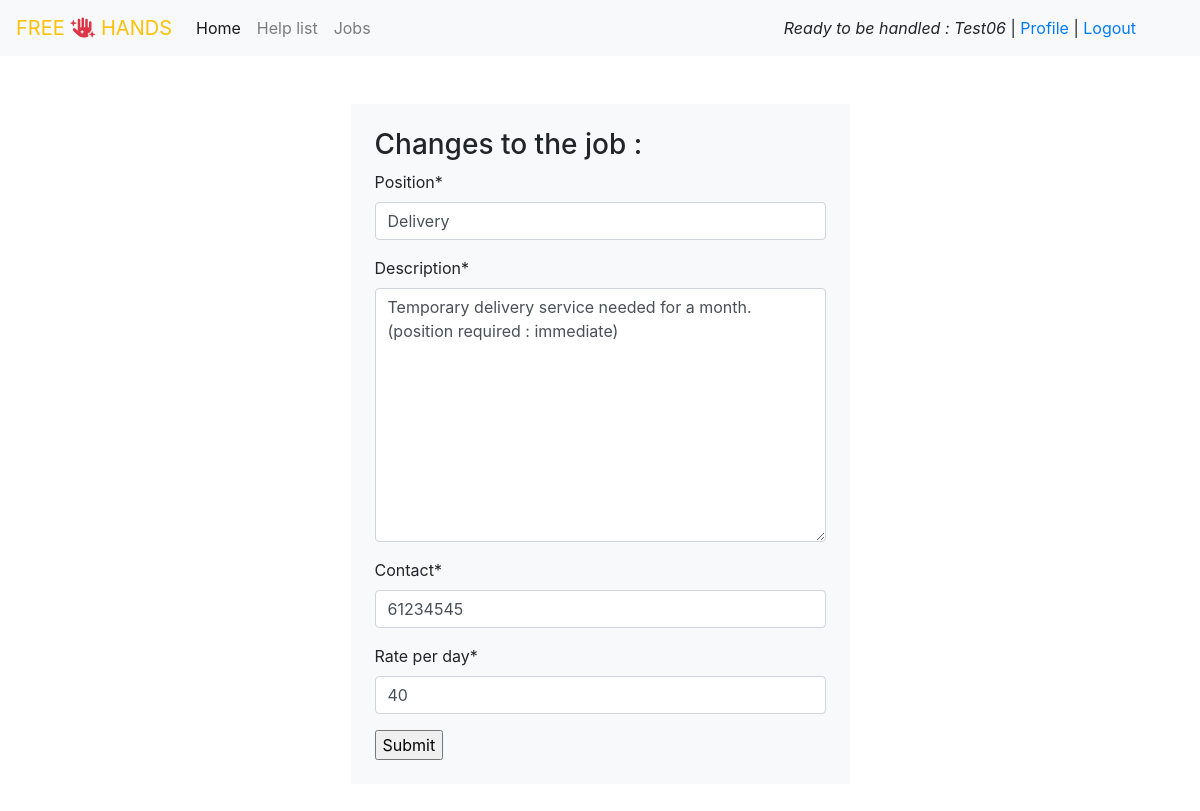
Page /tasks/edit_job/2/ (signed in) on the committed database.
### accounts/models.py (models this page shows)
class MyUser(AbstractUser):
    pass

### tasks/models.py (models this page shows, shortened)
class Job_detail (models.Model):
    user = models.ForeignKey(
        MyUser, on_delete=models.CASCADE,
        null= False,
        blank = False
        )
    position = models.CharField(
        max_length = 32,
        blank = False,
        )
    description = models.TextField(
        max_length = 256,
        blank = False,
        )
    contact = models.IntegerField (
        blank = False,
        )
    rate_per_day = models.IntegerField(
        blank = False,
        default = 20
        )

### tasks/views.py (the view)
# urls.py: path('edit_job/<id>/', edit_job, name='edit_job'),
@login_required
def edit_job(request,id):
    selected_job = get_object_or_404(Job_detail, pk=id)
    if request.method == "POST":
        form = Job_form(request.POST, request.FILES, instance=selected_job)
        if form.is_valid():
            form.user = request.user
            form.save()
            return redirect(profile)
    else:
        form = Job_form(instance=selected_job)
        return render(request, 'edit_job.html',{
            'form':form,
            'data':selected_job,
            'id': id,
        })

### tasks/forms.py
class Job_form(forms.ModelForm):
    class Meta:
        model = Job_detail
        fields = (
            'position',
            'description',
            'contact',
            'rate_per_day',
        )

### tasks/templates/edit_job.html (shortened to what this page needs)
{% extends 'base.html' %}
{% load crispy_forms_tags %}
{% block content %}
<section class='p-5 d-flex justify-content-center align-items-center'>
  <div class='bg-light p-4'>
    <h3>Changes to the job : </h3>
    <form method='POST'>
        {{ form|crispy }}
        <input type="submit">
    </form>
  </div>
</section>
{% endblock %}

### templates/base.html (shortened to what this page needs)
{% load static %}
<!doctype html>
<html lang="en">
<head>
  <link rel="stylesheet" href="https://stackpath.bootstrapcdn.com/bootstrap/4.4.1/css/bootstrap.min.css">
  <link rel="stylesheet" href="{% static 'style.css' %}" type="text/css" />
</head>
<body>
  <nav class="navbar navbar-expand-lg navbar-light bg-light">
    <a class="navbar-brand" href="{% url 'index' %}"><span class='text-warning'>FREE
    <i class="fas fa-hand-sparkles text-danger"></i>
    HANDS</span></a>
    <div class="collapse navbar-collapse" id="navbarSupportedContent">
      <ul class="navbar-nav mr-auto">
        <li class="nav-item active">
          <a class="nav-link" href="{% url 'index' %}">Home <span class="sr-only">(current)</span></a>
        </li>
        <li class="nav-item">
          <a class="nav-link" href="{% url 'help_list' %}">Help list</a>
        </li>
        <li class="nav-item">
          <a class="nav-link" href="{% url 'job_listing' %}">Jobs</a>
        </li>
      </ul>
      <div class='pr-5'>
        {% if user.is_authenticated %}
        <i>Ready to be handled : {{request.user.username|capfirst}}</i> |
        <a href="{% url 'profile' %}"> Profile</a> |
        <a href="{% url 'logout' %}"> Logout</a>
        {% endif %}
      </div>
    </div>
  </nav>
  {% block content %}{% endblock %}
</body>
</html>

### rows in the picture
MyUser: user.username "Test06"
Job_detail: position "Delivery", description "Temporary delivery service needed for a month. (position required : immediate)", contact "61234545", rate_per_day "40"
